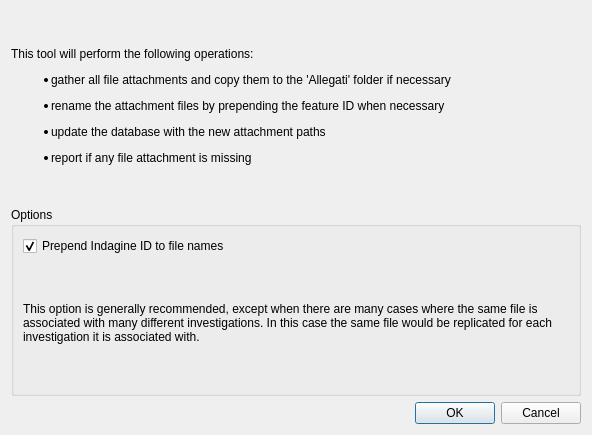
<?xml version="1.0" encoding="UTF-8"?>
<ui version="4.0">
 <class>DlgManageAttachments</class>
 <widget class="QDialog" name="DlgManageAttachments">
  <property name="geometry">
   <rect>
    <x>0</x>
    <y>0</y>
    <width>592</width>
    <height>435</height>
   </rect>
  </property>
  <property name="minimumSize">
   <size>
    <width>592</width>
    <height>435</height>
   </size>
  </property>
  <property name="windowTitle">
   <string>MzS Tools - Manage file attachments</string>
  </property>
  <layout class="QVBoxLayout" name="verticalLayout">
   <item>
    <widget class="QLabel" name="label">
     <property name="text">
      <string>&lt;html&gt;&lt;head/&gt;&lt;body&gt;&lt;p&gt;This tool will perform the following operations:&lt;/p&gt;&lt;ul style=&quot;margin-top: 0px; margin-bottom: 0px; margin-left: 0px; margin-right: 0px; -qt-list-indent: 1;&quot;&gt;&lt;li style=&quot; margin-top:12px; margin-bottom:12px; margin-left:0px; margin-right:0px; -qt-block-indent:0; text-indent:0px;&quot;&gt;gather all file attachments and copy them to the 'Allegati' folder if necessary&lt;/li&gt;&lt;li style=&quot; margin-top:12px; margin-bottom:12px; margin-left:0px; margin-right:0px; -qt-block-indent:0; text-indent:0px;&quot;&gt;rename the attachment files by prepending the feature ID when necessary&lt;/li&gt;&lt;li style=&quot; margin-top:12px; margin-bottom:12px; margin-left:0px; margin-right:0px; -qt-block-indent:0; text-indent:0px;&quot;&gt;update the database with the new attachment paths&lt;/li&gt;&lt;li style=&quot; margin-top:12px; margin-bottom:12px; margin-left:0px; margin-right:0px; -qt-block-indent:0; text-indent:0px;&quot;&gt;report if any file attachment is missing&lt;/li&gt;&lt;/ul&gt;&lt;/body&gt;&lt;/html&gt;</string>
     </property>
     <property name="wordWrap">
      <bool>true</bool>
     </property>
    </widget>
   </item>
   <item>
    <widget class="QGroupBox" name="groupBox">
     <property name="title">
      <string>Options</string>
     </property>
     <layout class="QVBoxLayout" name="verticalLayout_2">
      <item>
       <widget class="QCheckBox" name="chk_prepend_ids">
        <property name="text">
         <string>Prepend Indagine ID to file names</string>
        </property>
        <property name="checked">
         <bool>true</bool>
        </property>
       </widget>
      </item>
      <item>
       <widget class="QLabel" name="label_2">
        <property name="text">
         <string>This option is generally recommended, except when there are many cases where the same file is associated with many different investigations. In this case the same file would be replicated for each investigation it is associated with.</string>
        </property>
        <property name="wordWrap">
         <bool>true</bool>
        </property>
       </widget>
      </item>
     </layout>
    </widget>
   </item>
   <item>
    <widget class="QDialogButtonBox" name="button_box">
     <property name="orientation">
      <enum>Qt::Horizontal</enum>
     </property>
     <property name="standardButtons">
      <set>QDialogButtonBox::Cancel|QDialogButtonBox::Ok</set>
     </property>
    </widget>
   </item>
  </layout>
 </widget>
 <resources/>
 <connections>
  <connection>
   <sender>button_box</sender>
   <signal>accepted()</signal>
   <receiver>DlgManageAttachments</receiver>
   <slot>accept()</slot>
   <hints>
    <hint type="sourcelabel">
     <x>248</x>
     <y>254</y>
    </hint>
    <hint type="destinationlabel">
     <x>157</x>
     <y>274</y>
    </hint>
   </hints>
  </connection>
  <connection>
   <sender>button_box</sender>
   <signal>rejected()</signal>
   <receiver>DlgManageAttachments</receiver>
   <slot>reject()</slot>
   <hints>
    <hint type="sourcelabel">
     <x>316</x>
     <y>260</y>
    </hint>
    <hint type="destinationlabel">
     <x>286</x>
     <y>274</y>
    </hint>
   </hints>
  </connection>
 </connections>
</ui>
